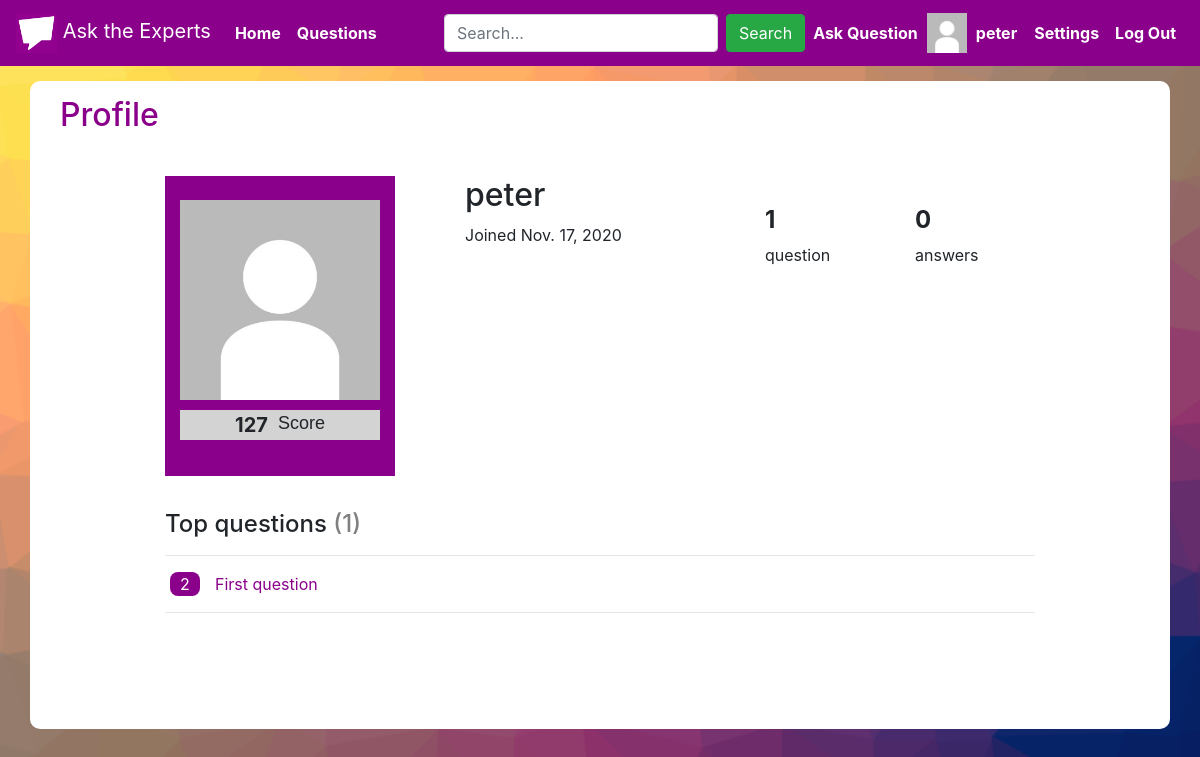
Page /profile/2/peter on the earlier database version.
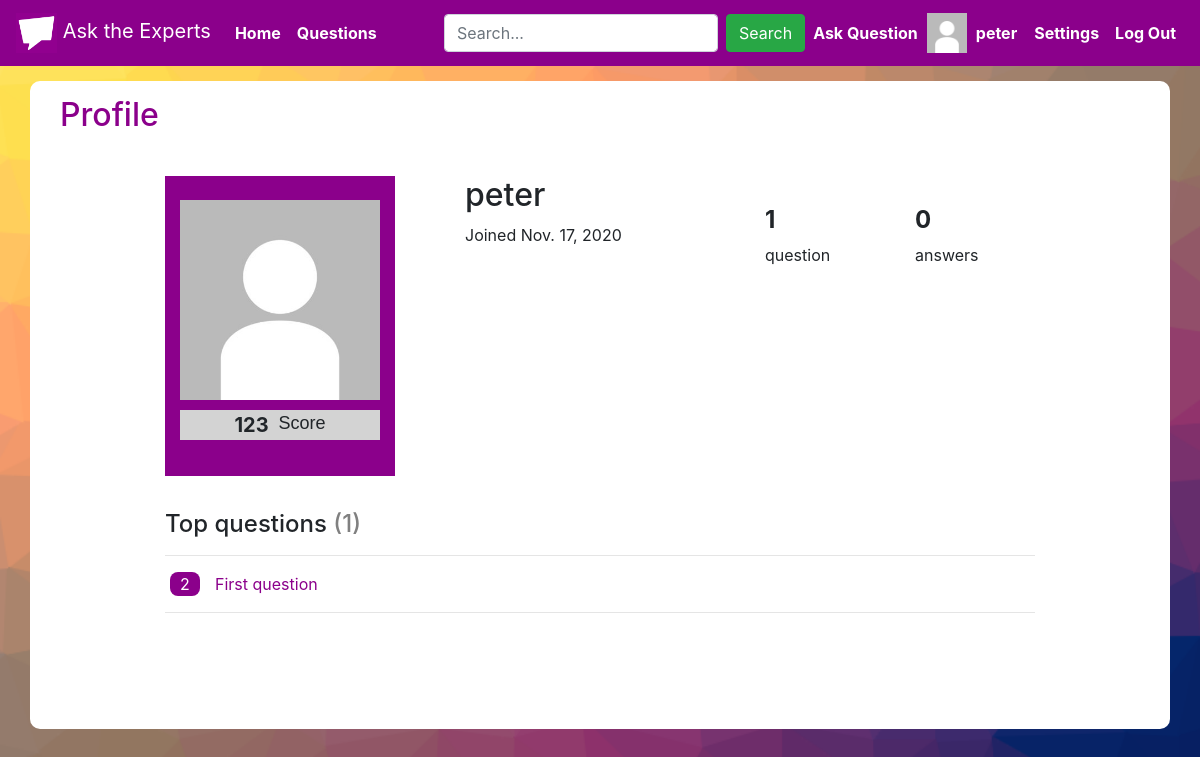
Same page on the later database version.
### asktheexperts/models.py (models this page shows, shortened)
class User(AbstractUser):
    photo = models.ImageField(upload_to='images/', default="images/default_image.jpg")
    upvote_question = models.ManyToManyField("Question", symmetrical=False, related_name="question_upvoted")
    upvote_answer = models.ManyToManyField("Answer", symmetrical=False, related_name="answer_upvoted")
    downvote_question = models.ManyToManyField("Question", symmetrical=False, related_name="question_downvoted")
    downvote_answer = models.ManyToManyField("Answer", symmetrical=False, related_name="answer_downvoted")
    score = models.IntegerField(default=1)
    joined = models.DateField(auto_now_add=True)

class Question(models.Model):
    user = models.ForeignKey("User", on_delete=models.CASCADE, related_name="questioned")
    title = models.CharField(max_length=64)
    content = models.TextField(max_length=255)
    votes = models.IntegerField(default=0)
    timestamp = models.DateTimeField(auto_now_add=True)

### asktheexperts/views.py (the view)
# urls.py: path("profile/<int:user_id>/<str:username>", views.profile, name="profile"),
def profile(request, user_id, username):
    user = User.objects.get(id=user_id)
    questions = Question.objects.filter(user_id=user.id).order_by("-votes")
    return render(request, "asktheexperts/profile.html", {
        "user": user,
        "questions": questions
    })

### asktheexperts/templates/asktheexperts/profile.html (shortened to what this page needs)
{% extends "asktheexperts/layout.html" %}
{% load static %}
{% block body %}
    <div class="container questions white-div">
        <div class="container top-header">
            <h2 class="darkmagenta">Profile</h2>
        </div>
        <br>
        <div class="container count-buttons-div">
            <div class="row questions-count">
                <div class="col">
                    <div id="photo-box" class="col">
                        <br>
                        <img src="{{ user.photo.url }}" height="200px" width="200px">
                        <br>
                        <div class="col">
                            <div id="score-box" class="row justify-content-center">
                                <span id="user-score">{{ user.score }}</span>
                                <span id="score-tag">Score</span>
                            </div>
                        </div>
                    </div>
                </div>
                <div class="col">
                    <h2>
                        {{ user.username }}
                    </h2>
                    Joined {{ user.joined }}
                </div>
                <div class="col">
                    <div id="profile-info-div" class="row">
                        <div class="col">
                            <h4><strong>{{ user.questioned.count}}</strong></h4> {% if user.questioned.count == 1 %} question{% else %} questions{% endif %}
                        </div>
                        <div class="col">
                            <h4><strong>{{ user.answered_user.count }}</strong></h4> {% if user.answered_user.count == 1 %} answer{% else %} answers{% endif %}
                        </div>
                    </div>
                </div>
            </div>
            <br>
            <h4>Top questions <span id="profile-question-count">({{ questions.count }})</span></h4>
            <hr>
            {% for question in questions %}
                <div class="row margin-5">
                    <div class="col" id="profile-questions-div">
                        <div class="row justify-content-center">{{ question.answered_question.count }}</div>
                    </div>
                    <div class="col">
                        <a class="no-decoration" href="{% url 'question' question.id %}"><span class="darkmagenta">{{ question.title }}</span></a>
                    </div>
                </div>
                <hr>
            {% endfor %}
        </div>
    </div>
{% endblock %}

### asktheexperts/templates/asktheexperts/layout.html (shortened to what this page needs)
{% load static %}
<!DOCTYPE html>
<html lang="en">
    <head>
        <link rel="stylesheet" href="https://stackpath.bootstrapcdn.com/bootstrap/4.4.1/css/bootstrap.min.css">
        <link href="{% static 'asktheexperts/styles.css' %}" rel="stylesheet">
    </head>
    <body>
        <nav id="nav-bar" class="navbar navbar-expand-lg navbar-dark">
            <a class="navbar-brand" href="{% url 'index' %}">
                <img src="static/logo.png" height="40px" loading="lazy">
                Ask the Experts
            </a>
            <div class="collapse navbar-collapse" id="navbarSupportedContent">
                <ul class="navbar-nav mr-auto">
                    <li class="nav-item active">
                        <a class="nav-link" href="{% url 'index' %}"><strong>Home</strong> <span class="sr-only">(current)</span></a>
                    </li>
                    <li class="nav-item active">
                        <a class="nav-link" href="{% url 'questions' %}"><strong>Questions</strong></a>
                    </li>
                </ul>
                <ul class="navbar-nav ml-auto">
                    <form class="form-inline my-2 my-lg-0" action="{% url 'search' %}" method="get">
                        <input class="form-control mr-sm-2" type="text" name="q" placeholder="Search..." aria-label="Search">
                        <button class="btn btn-success my-2 my-sm-0" type="submit">Search</button>
                    </form>
                    {% if user.is_authenticated %}
                        <li class="nav-item active">
                            <a class="nav-link" href="{% url 'ask_question' %}"><strong>Ask Question</strong></a>
                        </li>
                        <a class="no-decoration" href="{% url 'profile' user.id user.username %}">
                            <div class="row" style="margin-left: 1px; margin-right: 1px;">
                                <li class="nav-item active">
                                    <img src="{{ user.photo.url }}" height="40px" width="40px">
                                </li>
                                <li class="nav-item active" style="margin-left: 1px;">
                                    <span class="nav-link"><strong>{{ user.username }}</strong></span>
                                </li>
                            </div>
                        </a>
                        <li class="nav-item active">
                            <a class="nav-link" href="{% url 'settings' %}"><strong>Settings</strong></a>
                        </li>
                        <li class="nav-item active">
                            <a class="nav-link" href="{% url 'logout' %}"><strong>Log Out</strong></a>
                        </li>
                    {% endif %}
                </ul>
            </div>
        </nav>
        {% block body %}
        {% endblock %}
    </body>
</html>

### asktheexperts/static/asktheexperts/styles.css (style rules this page uses)
#nav-bar { background-color: darkmagenta; }
body { background: url('/static/background.png') no-repeat center center fixed; -webkit-background-size: cover; -moz-background-size: cover; -o-background-size: cover; background-size: cover; }
.darkmagenta { color:darkmagenta; }
.questions { background-color: white; margin-top: 15px; margin-bottom: 15px; border-radius: 10px; }
.white-div { padding-bottom: 100px; }
.top-header { padding-top: 15px; }
.count-buttons-div { max-width: 900px; }
.questions-count { margin-bottom: 10px; padding-top:10px; }
button { background-color: Transparent; background-repeat:no-repeat; border: none; cursor:pointer; overflow: hidden; outline:none; }
.margin-5 { margin: 5px; }
#photo-box { background-color:darkmagenta; width: 230px; height: 300px; }
#score-box { background-color:lightgray; margin-top: 10px; }
#user-score { font-weight: bold; font-size: 20px; }
#score-tag { font-family:'Franklin Gothic Medium', 'Arial Narrow', Arial, sans-serif; font-size: 18px; margin-left: 10px; }
#profile-info-div { margin-top: 30px; }
#profile-question-count { color: gray; }
#profile-questions-div { background-color: darkmagenta; color:white; max-width: 30px; border-radius: 8px; }

Differences in the rows shown:
changed User "peter": score "127" → "123"
